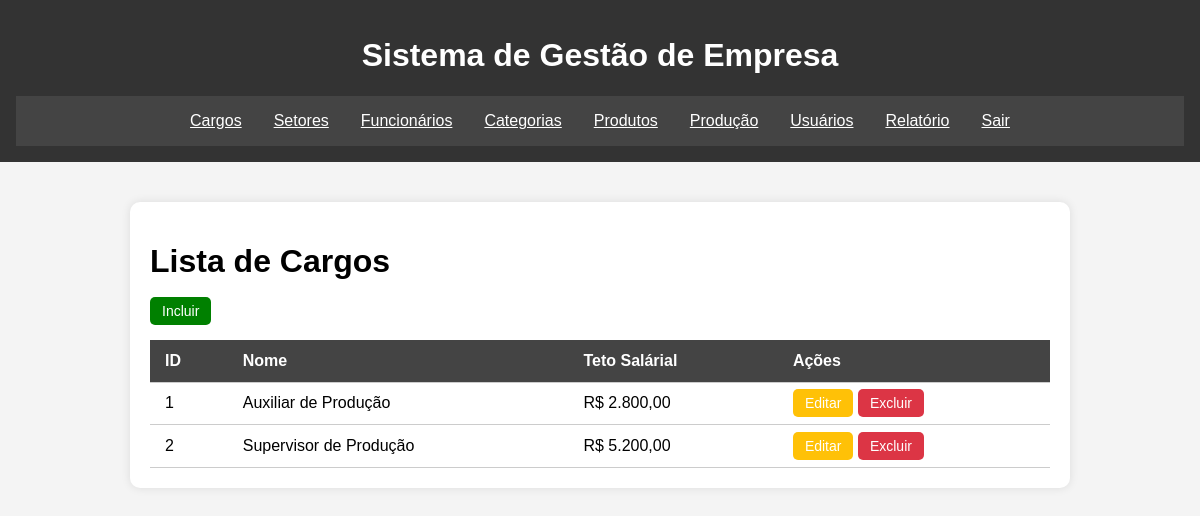
Page /lista-cargos.php on the committed database.
### tables this page shows
CREATE TABLE `cargos` (
  `CargoID` INT NOT NULL AUTO_INCREMENT,
  `Nome` VARCHAR(150) NOT NULL,
  `TetoSalarial` DECIMAL(10,2) DEFAULT 0.00,
  PRIMARY KEY (`CargoID`)
);

### lista-cargos.php (the view, shortened to what this page needs)
<?php
include_once './include/conexao.php';
include_once './include/header.php';
?>
  <main>
    <div class="container">
        <h1>Lista de Cargos</h1>
        <a href="./salvar-cargos.php" class="btn btn-add">Incluir</a>
        <table>
          <thead>
            <tr>
              <th>ID</th>
              <th>Nome</th>
              <th>Teto Salárial</th>
              <th>Ações</th>
            </tr>
          </thead>
          <tbody>
            <tr>
            <?php
                $sql = 'SELECT * FROM cargos;';
                $return = mysqli_query($conexao, $sql);
                while($linha = mysqli_fetch_assoc($return)){
                    echo '<tr id="'.$linha['CargoID'].'">
              <td>'.$linha['CargoID'].'</td>
              <td>'.$linha['Nome'].'</td>
              <td>'.'R$ '.number_format($linha['TetoSalarial'], 2, ',', '.').'</td>
              <td>
                <a href="./salvar-cargos.php?id='.$linha['CargoID'].'" class="btn btn-edit">Editar</a>
                <a href="./action/cargos.php?id='.$linha['CargoID'].'&acao=excluir" class="btn btn-delete">Excluir</a>
              </td>
            </tr>';
                };
                ?>
          </tbody>
        </table>
      </div>
  </main>
  <?php
  include_once './include/footer.php';
  ?>

### style.css (style rules this page uses)
body { font-family: Arial, sans-serif; background-color: #f4f4f4; margin: 0; padding: 0; }
.container { max-width: 900px; margin: 40px auto 0 auto; background: #fff; padding: 20px; border-radius: 10px; box-shadow: 0 0 10px rgba(0,0,0,0.1); }
table { width: 100%; border-collapse: collapse; margin-top: 20px; }
th, td { padding: 12px 15px; border-bottom: 1px solid #ccc; text-align: left; }
th { background-color: #444; color: white; }
.btn { padding: 6px 12px; border: none; border-radius: 5px; color: white; cursor: pointer; text-decoration: none; font-size: 14px; }
.btn-edit { background-color: #ffc107; }
.btn-delete { background-color: #dc3545; }
.btn-add { background-color: green; }

### rows in the picture
cargos: CargoID "1", Nome "Auxiliar de Produção", TetoSalarial "2.800,00"
cargos: CargoID "2", Nome "Supervisor de Produção", TetoSalarial "5.200,00"
